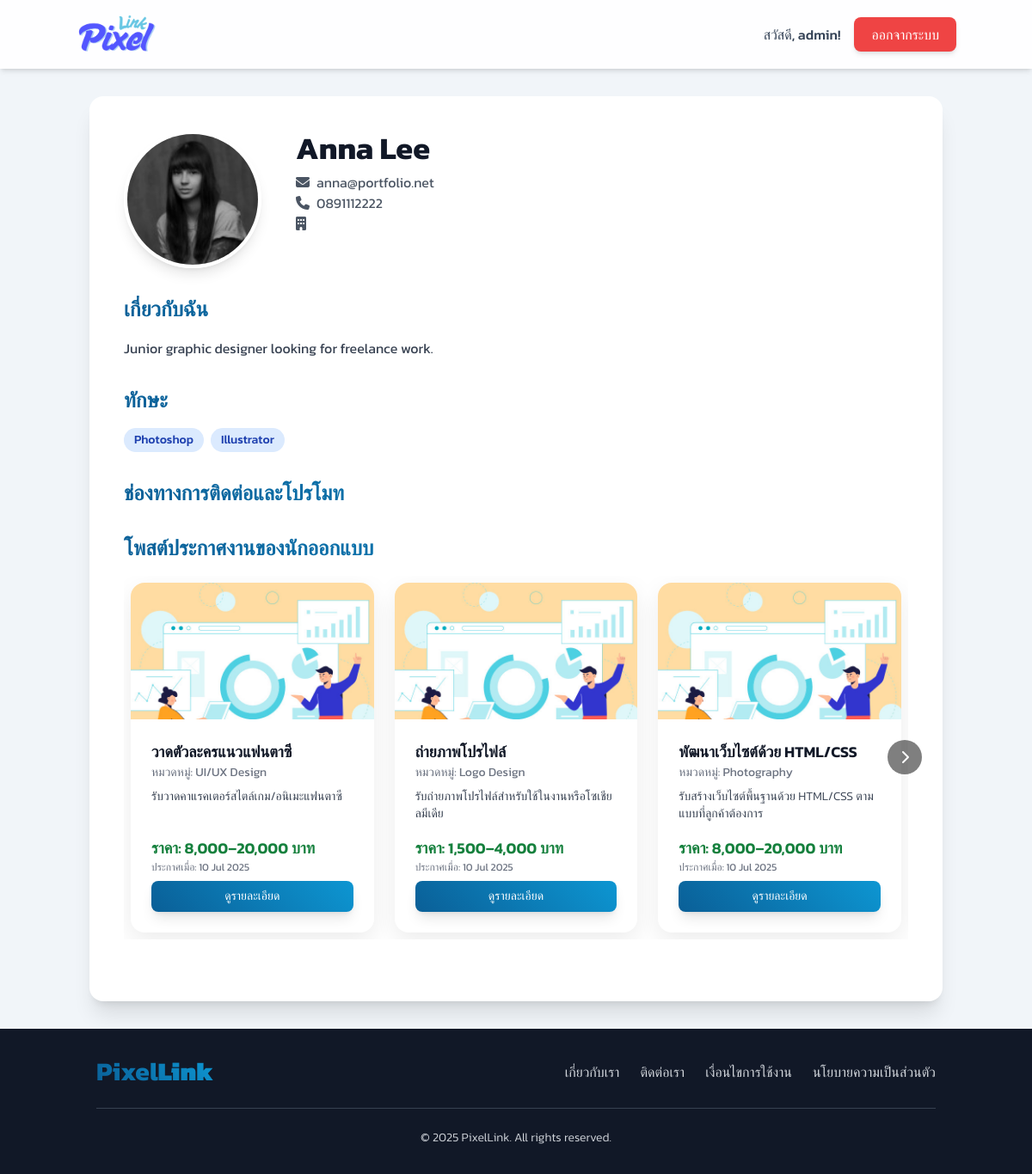
Page /client/view_profile.php?user_id=4 (signed in) on the committed database.
### tables this page shows
CREATE TABLE `profiles` (
  `profile_id` int(11) NOT NULL,
  `user_id` int(11) NOT NULL,
  `address` text DEFAULT NULL,
  `company_name` varchar(255) DEFAULT NULL,
  `bio` text DEFAULT NULL,
  `skills` text DEFAULT NULL,
  `profile_picture_url` varchar(255) DEFAULT NULL,
  `facebook_url` varchar(255) DEFAULT NULL,
  `instagram_url` varchar(255) DEFAULT NULL,
  `tiktok_url` varchar(255) DEFAULT NULL,
  `payment_qr_code_url` varchar(255) DEFAULT NULL,
  `bank_name` varchar(100) DEFAULT NULL,
  `account_number` varchar(50) DEFAULT NULL
);

CREATE TABLE `users` (
  `user_id` int(11) NOT NULL,
  `username` varchar(50) NOT NULL,
  `password` varchar(255) NOT NULL,
  `email` varchar(100) NOT NULL,
  `first_name` varchar(100) NOT NULL,
  `last_name` varchar(100) NOT NULL,
  `phone_number` varchar(20) NOT NULL,
  `user_type` enum('admin','designer','client') NOT NULL,
  `registration_date` timestamp NOT NULL DEFAULT current_timestamp(),
  `is_approved` tinyint(1) DEFAULT 0,
  `last_activity` datetime DEFAULT NULL,
  `is_active` tinyint(1) DEFAULT 1,
  `is_verified` tinyint(1) NOT NULL DEFAULT 0 COMMENT '0=Not Verified, 1=Verified',
  `last_login` timestamp NULL DEFAULT NULL
);

CREATE TABLE `job_postings` (
  `post_id` int(11) NOT NULL,
  `designer_id` int(11) NOT NULL,
  `title` varchar(255) NOT NULL,
  `description` text DEFAULT NULL,
  `category_id` int(11) DEFAULT NULL,
  `price_range` varchar(100) DEFAULT NULL,
  `posted_date` timestamp NOT NULL DEFAULT current_timestamp(),
  `status` enum('active','inactive','completed') DEFAULT 'active',
  `client_id` int(11) NOT NULL,
  `main_image_id` int(11) DEFAULT NULL
);

CREATE TABLE `job_categories` (
  `category_id` int(11) NOT NULL,
  `category_name` varchar(100) NOT NULL
);

### client/view_profile.php (the view, shortened to what this page needs)
<?php
$home_link = '../index.php';
if (isset($_SESSION['user_type'])) {
    switch ($_SESSION['user_type']) {
        case 'admin':
            $home_link = '../admin/main.php';
            break;
    }
}
$servername = "localhost";
$username = "root";
$password = "";
$dbname = "pixellink";
$condb = new mysqli($servername, $username, $password, $dbname);
$condb->set_charset("utf8mb4");
$user_id_to_view = isset($_GET['user_id']) ? intval($_GET['user_id']) : 0;
$loggedInUserName = $_SESSION['full_name'] ?? $_SESSION['username'] ?? 'Designer';
if (isset($_SESSION['user_id'])) {
    $loggedInUserName = $_SESSION['username'] ?? $_SESSION['full_name'] ?? '';
}
$profile_data = null;
$job_postings_for_profile = [];
if ($user_id_to_view > 0) {
    $sql_profile = "SELECT p.*, u.first_name, u.last_name, u.email, u.phone_number, u.username,
                           p.facebook_url, p.instagram_url, p.tiktok_url,
                           p.payment_qr_code_url, p.bank_name, p.account_number
                    FROM profiles p
                    JOIN users u ON p.user_id = u.user_id
                    WHERE p.user_id = ?";
    $stmt_profile = $condb->prepare($sql_profile);
    if ($stmt_profile) {
        $stmt_profile->bind_param("i", $user_id_to_view);
        $stmt_profile->execute();
        $profile_data = $stmt_profile->get_result()->fetch_assoc();
    }
    $sql_job_postings_for_profile = "SELECT
                                        jp.post_id, jp.title, jp.description, jp.price_range, jp.posted_date,
                                        u.first_name, u.last_name, jc.category_name,
                                        uf.file_path AS job_image_path
                                     FROM job_postings AS jp
                                     JOIN users AS u ON jp.designer_id = u.user_id
                                     LEFT JOIN job_categories AS jc ON jp.category_id = jc.category_id
                                     LEFT JOIN uploaded_files AS uf ON jp.main_image_id = uf.file_id
                                     WHERE jp.designer_id = ? AND jp.status = 'active'
                                     ORDER BY jp.posted_date DESC";
    $stmt_job_postings = $condb->prepare($sql_job_postings_for_profile);
    if ($stmt_job_postings) {
        $stmt_job_postings->bind_param("i", $user_id_to_view);
        $stmt_job_postings->execute();
        $job_postings_for_profile = $stmt_job_postings->get_result()->fetch_all(MYSQLI_ASSOC);
    }
}
$display_name = trim(($profile_data['first_name'] ?? '') . ' ' . ($profile_data['last_name'] ?? '')) ?: ($profile_data['username'] ?? 'ไม่ระบุชื่อ');
$display_email = $profile_data['email'] ?? 'ไม่ระบุอีเมล';
$display_tel = $profile_data['phone_number'] ?? 'ไม่ระบุเบอร์โทรศัพท์';
$display_company_name = $profile_data['company_name'] ?? 'ไม่ระบุบริษัท';
$display_bio = $profile_data['bio'] ?? 'ยังไม่มีประวัติ';
$display_skills = !empty($profile_data['skills']) ? explode(',', $profile_data['skills']) : [];
$raw_pic_path = $profile_data['profile_picture_url'] ?? '';
$display_profile_pic = '../dist/img/user8.jpg';
if (!empty($raw_pic_path) && file_exists('..' . $raw_pic_path)) {
    $display_profile_pic = '..' . $raw_pic_path;
}
?>
<!DOCTYPE html>
<html lang="th">
<head>
    <script src="https://cdn.tailwindcss.com"></script>
    <link rel="stylesheet" href="https://cdnjs.cloudflare.com/ajax/libs/font-awesome/6.1.1/css/all.min.css">
</head>
<body class="bg-slate-100 min-h-screen flex flex-col">
    <nav class="bg-white/90 backdrop-blur-sm p-4 shadow-md sticky top-0 z-50">
        <div class="container mx-auto flex justify-between items-center">
            <a href="<?= htmlspecialchars($home_link) ?>"><img src="../dist/img/logo.png" alt="PixelLink Logo" class="h-12 transition-transform hover:scale-105"></a>
            <div class="space-x-4 flex items-center">
                <span class="font-medium text-slate-700">สวัสดี, <?= htmlspecialchars($loggedInUserName) ?>!</span>
                <a href="../logout.php" class="btn-danger text-white px-5 py-2 rounded-lg font-medium shadow-md">ออกจากระบบ</a>
            </div>
        </div>
    </nav>
    <main class="flex-grow container mx-auto px-4 py-8">
        <?php if (!$profile_data): ?>
            <div class="bg-red-100 text-red-700 p-4 rounded-lg text-center">ไม่พบข้อมูลโปรไฟล์สำหรับ user ID: <?= $user_id_to_view ?></div>
        <?php else: ?>
            <div class="bg-white rounded-2xl shadow-xl p-6 md:p-10">
                <div class="flex flex-col md:flex-row items-center md:items-start gap-6 md:gap-10 mb-8">
                    <img src="<?= htmlspecialchars($display_profile_pic) ?>" alt="รูปโปรไฟล์" class="w-32 h-32 md:w-40 md:h-40 rounded-full object-cover shadow-lg border-4 border-white">
                    <div class="text-center md:text-left flex-grow">
                        <h1 class="text-3xl sm:text-4xl font-bold text-gray-900"><?= htmlspecialchars($display_name) ?></h1>
                        <p class="text-md text-gray-600 mt-2"><i class="fas fa-envelope mr-2"></i><?= htmlspecialchars($display_email) ?></p>
                        <p class="text-md text-gray-600"><i class="fas fa-phone mr-2"></i><?= htmlspecialchars($display_tel) ?></p>
                        <p class="text-md text-gray-600"><i class="fas fa-building mr-2"></i><?= htmlspecialchars($display_company_name) ?></p>
                    </div>
                </div>
                <div class="mb-8">
                    <h2 class="text-2xl font-semibold text-gradient mb-4">เกี่ยวกับฉัน</h2>
                    <p class="text-gray-700 leading-relaxed"><?= nl2br(htmlspecialchars($display_bio)) ?></p>
                </div>
                <?php if (!empty($display_skills)): ?>
                    <div class="mb-8">
                        <h2 class="text-2xl font-semibold text-gradient mb-4">ทักษะ</h2>
                        <div class="flex flex-wrap gap-2">
                            <?php foreach ($display_skills as $skill): ?>
                                <span class="bg-blue-100 text-blue-800 text-sm font-medium px-3 py-1 rounded-full"><?= htmlspecialchars(trim($skill)) ?></span>
                            <?php endforeach; ?>
                        </div>
                    </div>
                <?php endif; ?>
                <div class="mb-8">
                    <h2 class="text-2xl font-semibold text-gradient mb-4">ช่องทางการติดต่อและโปรโมท</h2>
                </div>
                <div class="mb-8">
                    <h2 class="text-2xl font-semibold text-gradient mb-4">โพสต์ประกาศงานของนักออกแบบ</h2>
                    <?php if (empty($job_postings_for_profile)): ?>
                        <div class="bg-blue-100 text-blue-700 px-4 py-3 rounded-lg text-center">ยังไม่มีงานที่ประกาศ</div>
                    <?php else: ?>
                        <div class="carousel-container relative">
                            <div class="carousel-content p-2" id="carouselContent">
                                <?php foreach ($job_postings_for_profile as $job): ?>
                                    <div class="card-item flex flex-col">
                                        <?php
                                        $image_source = !empty($job['job_image_path']) && file_exists(htmlspecialchars($job['job_image_path']))
                                            ? htmlspecialchars($job['job_image_path'])
                                            : '../dist/img/pdpa02.jpg';
                                        ?>
                                        <img src="<?= $image_source ?>" alt="ภาพประกอบงาน: <?= htmlspecialchars($job['title']) ?>" class="card-image">
                                        <div class="p-4 md:p-6 flex-grow flex flex-col justify-between">
                                            <div>
                                                <h3 class="text-lg font-semibold text-gray-900 line-clamp-2"><?= htmlspecialchars($job['title']) ?></h3>
                                                <p class="text-sm text-gray-500 mb-2">หมวดหมู่: <?= htmlspecialchars($job['category_name'] ?? 'ไม่ระบุ') ?></p>
                                                <p class="text-sm text-gray-700 line-clamp-3 font-light"><?= htmlspecialchars($job['description']) ?></p>
                                            </div>
                                            <div class="mt-4">
                                                <p class="text-lg font-semibold text-green-700">ราคา: <?= htmlspecialchars($job['price_range'] ?? 'สอบถาม') ?></p>
                                                <p class="text-xs text-gray-500">ประกาศเมื่อ: <?= date('d M Y', strtotime($job['posted_date'])) ?></p>
                                                <div class="mt-2 flex space-x-2">
                                                    <a href="../job_detail_client.php?id=<?= $job['post_id'] ?>&type=posting" class="flex-1 btn-primary text-white px-4 py-2 rounded-lg font-medium text-sm shadow-lg text-center">ดูรายละเอียด</a>
                                                </div>
                                            </div>
                                        </div>
                                    </div>
                                <?php endforeach; ?>
                            </div>
                            <button id="nextBtn" class="carousel-button right"><i class="fas fa-chevron-right"></i></button>
                        </div>
                    <?php endif; ?>
                </div>
            </div>
        <?php endif; ?>
    </main>
    <?php include '../includes/footer.php'; ?>
</body>
</html>

### client/view_profile.php (style rules this page uses)
body { font-family: 'Kanit', sans-serif; }
.text-gradient { background: linear-gradient(45deg, #0a5f97, #0d96d2); -webkit-background-clip: text; -webkit-text-fill-color: transparent; }
.carousel-content { display: grid; grid-auto-flow: column; grid-auto-columns: calc(100% - 1rem); gap: 1.5rem; overflow-x: scroll; scroll-behavior: smooth; scrollbar-width: none; }
@media (min-width: 768px) { .carousel-content { grid-auto-columns: calc(50% - 0.75rem); } }
@media (min-width: 1024px) { .carousel-content { grid-auto-columns: calc(33.333% - 1rem); } }
.card-item { background: white; border-radius: 1rem; box-shadow: 0 10px 30px rgba(0, 0, 0, 0.08); transition: all 0.3s ease; flex-shrink: 0; display: flex; flex-direction: column; }
.card-image { width: 100%; aspect-ratio: 16/9; object-fit: cover; border-top-left-radius: 1rem; border-top-right-radius: 1rem; }
.carousel-button { background-color: rgba(0, 0, 0, 0.5); color: white; border: none; padding: 0.75rem 0.5rem; cursor: pointer; z-index: 10; border-radius: 9999px; position: absolute; top: 50%; transform: translateY(-50%); transition: all 0.3s ease; width: 2.5rem; height: 2.5rem; display: flex; justify-content: center; align-items: center; }
.carousel-button.right { right: -1rem; }
.btn-primary { background: linear-gradient(45deg, #0a5f97 0%, #0d96d2 100%); color: white; transition: all 0.3s ease; box-shadow: 0 4px 15px rgba(13, 150, 210, 0.3); }
.btn-danger { background-color: #ef4444; color: white; transition: all 0.3s ease; box-shadow: 0 4px 15px rgba(239, 68, 68, 0.3); }

### rows in the picture
profiles: profile_picture_url (picture), user.last_name "Anna Lee", user.email "anna@portfolio.net", user.phone_number "0891112222", bio "Junior graphic designer looking for freelance work.", skills "Photoshop", skills "Illustrator"
job_postings: title "วาดตัวละครแนวแฟนตาซี", category.category_name "UI/UX Design", description "รับวาดคาแรคเตอร์สไตล์เกม/อนิเมะแฟนตาซี", price_range "8,000–20,000 บาท", posted_date "10 Jul 2025"
job_postings: title "ถ่ายภาพโปรไฟล์", category.category_name "Logo Design", description "รับถ่ายภาพโปรไฟล์สำหรับใช้ในงานหรือโซเชียลมีเดีย", price_range "1,500–4,000 บาท", posted_date "10 Jul 2025"
job_postings: title "พัฒนาเว็บไซต์ด้วย HTML/CSS", category.category_name "Photography", description "รับสร้างเว็บไซต์พื้นฐานด้วย HTML/CSS ตามแบบที่ลูกค้าต้องการ", price_range "8,000–20,000 บาท", posted_date "10 Jul 2025"

### other values in the picture
$loggedInUserName "admin"
